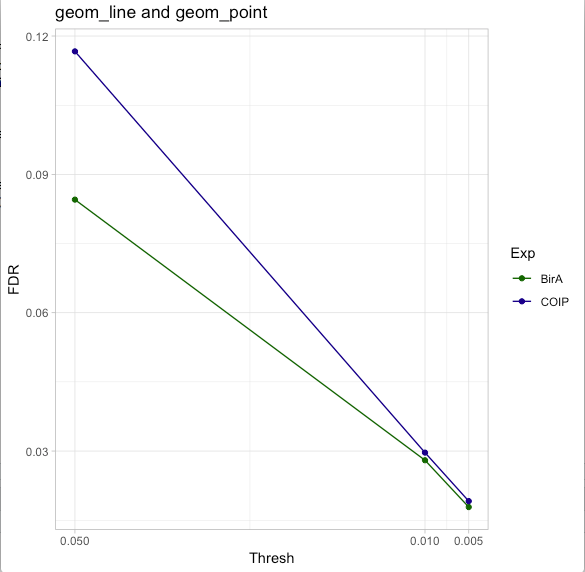

Source code (R):


load(file="FDR_analyis_df.RData")

FDR_analyis_df$FDR=as.numeric(FDR_analyis_df$FDR)
FDR_analyis_df$Thresh=as.numeric(FDR_analyis_df$Thresh)
FDR_analyis_df$Experiment=as.factor(FDR_analyis_df$Experiment)


FDR_analyis_plot=ggplot(data=FDR_analyis_df,aes(x=Thresh, y=FDR, color=Experiment))+
  geom_line()+
  geom_point()+
  scale_color_manual(name="Exp", labels=c(levels(FDR_analyis_df$Experiment)), values=c("darkgreen","darkblue"))+
  scale_x_reverse(breaks=c(0.005, 0.01, 0.05))+
  theme_light()+
  ggtitle("geom_line and geom_point")
